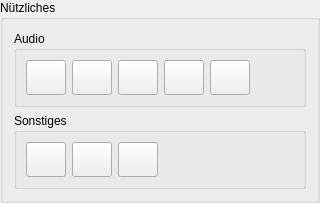
<?xml version="1.0" encoding="UTF-8"?>
<ui version="4.0">
 <class>ButtonBox</class>
 <widget class="QGroupBox" name="ButtonBox">
  <property name="geometry">
   <rect>
    <x>0</x>
    <y>0</y>
    <width>320</width>
    <height>175</height>
   </rect>
  </property>
  <property name="windowTitle">
   <string>GroupBox</string>
  </property>
  <property name="title">
   <string>Nützliches</string>
  </property>
  <layout class="QGridLayout" name="gridLayout">
   <item row="1" column="0">
    <widget class="QGroupBox" name="groupBox_2">
     <property name="title">
      <string>Audio</string>
     </property>
     <layout class="QHBoxLayout" name="horizontalLayout_2">
      <item>
       <widget class="QPushButton" name="pushButtonPause">
        <property name="sizePolicy">
         <sizepolicy hsizetype="Fixed" vsizetype="Fixed">
          <horstretch>0</horstretch>
          <verstretch>0</verstretch>
         </sizepolicy>
        </property>
        <property name="minimumSize">
         <size>
          <width>35</width>
          <height>35</height>
         </size>
        </property>
        <property name="toolTip">
         <string>Stoppt die Hintergrundmusik</string>
        </property>
        <property name="text">
         <string/>
        </property>
       </widget>
      </item>
      <item>
       <widget class="QPushButton" name="pushButtonSpring">
        <property name="sizePolicy">
         <sizepolicy hsizetype="Fixed" vsizetype="Fixed">
          <horstretch>0</horstretch>
          <verstretch>0</verstretch>
         </sizepolicy>
        </property>
        <property name="minimumSize">
         <size>
          <width>35</width>
          <height>35</height>
         </size>
        </property>
        <property name="toolTip">
         <string>Spielt Die Frühlingsmusik. (während des Würfelns)</string>
        </property>
        <property name="text">
         <string/>
        </property>
       </widget>
      </item>
      <item>
       <widget class="QPushButton" name="pushButtonSummer">
        <property name="sizePolicy">
         <sizepolicy hsizetype="Fixed" vsizetype="Fixed">
          <horstretch>0</horstretch>
          <verstretch>0</verstretch>
         </sizepolicy>
        </property>
        <property name="minimumSize">
         <size>
          <width>35</width>
          <height>35</height>
         </size>
        </property>
        <property name="toolTip">
         <string>Spielt die Sommermusik.</string>
        </property>
        <property name="text">
         <string/>
        </property>
       </widget>
      </item>
      <item>
       <widget class="QPushButton" name="pushButtonAutumn">
        <property name="sizePolicy">
         <sizepolicy hsizetype="Fixed" vsizetype="Fixed">
          <horstretch>0</horstretch>
          <verstretch>0</verstretch>
         </sizepolicy>
        </property>
        <property name="minimumSize">
         <size>
          <width>35</width>
          <height>35</height>
         </size>
        </property>
        <property name="toolTip">
         <string>Spielt die Herbstmusik</string>
        </property>
        <property name="text">
         <string/>
        </property>
       </widget>
      </item>
      <item>
       <widget class="QPushButton" name="pushButtonWinter">
        <property name="sizePolicy">
         <sizepolicy hsizetype="Fixed" vsizetype="Fixed">
          <horstretch>0</horstretch>
          <verstretch>0</verstretch>
         </sizepolicy>
        </property>
        <property name="minimumSize">
         <size>
          <width>35</width>
          <height>35</height>
         </size>
        </property>
        <property name="toolTip">
         <string>Spielt die Wintermusik.</string>
        </property>
        <property name="text">
         <string/>
        </property>
       </widget>
      </item>
      <item>
       <spacer name="horizontalSpacer_2">
        <property name="orientation">
         <enum>Qt::Horizontal</enum>
        </property>
        <property name="sizeHint" stdset="0">
         <size>
          <width>40</width>
          <height>20</height>
         </size>
        </property>
       </spacer>
      </item>
     </layout>
    </widget>
   </item>
   <item row="2" column="0">
    <widget class="QGroupBox" name="groupBox">
     <property name="title">
      <string>Sonstiges</string>
     </property>
     <layout class="QHBoxLayout" name="horizontalLayout">
      <item>
       <widget class="QPushButton" name="pushButtonWindowed">
        <property name="sizePolicy">
         <sizepolicy hsizetype="Fixed" vsizetype="Fixed">
          <horstretch>0</horstretch>
          <verstretch>0</verstretch>
         </sizepolicy>
        </property>
        <property name="minimumSize">
         <size>
          <width>35</width>
          <height>35</height>
         </size>
        </property>
        <property name="toolTip">
         <string>Zwischen Vollbild und Fenstermodus wechseln.</string>
        </property>
        <property name="text">
         <string/>
        </property>
       </widget>
      </item>
      <item>
       <widget class="QPushButton" name="pushButtonProjector">
        <property name="sizePolicy">
         <sizepolicy hsizetype="Fixed" vsizetype="Fixed">
          <horstretch>0</horstretch>
          <verstretch>0</verstretch>
         </sizepolicy>
        </property>
        <property name="minimumSize">
         <size>
          <width>35</width>
          <height>35</height>
         </size>
        </property>
        <property name="toolTip">
         <string>Aktuell ohne Funktion.</string>
        </property>
        <property name="text">
         <string/>
        </property>
        <property name="checkable">
         <bool>true</bool>
        </property>
       </widget>
      </item>
      <item>
       <widget class="QPushButton" name="pushButtonGeneratePixmaps">
        <property name="sizePolicy">
         <sizepolicy hsizetype="Fixed" vsizetype="Fixed">
          <horstretch>0</horstretch>
          <verstretch>0</verstretch>
         </sizepolicy>
        </property>
        <property name="minimumSize">
         <size>
          <width>35</width>
          <height>35</height>
         </size>
        </property>
        <property name="toolTip">
         <string>Generiert die Gebäudeansichten.</string>
        </property>
        <property name="text">
         <string/>
        </property>
       </widget>
      </item>
      <item>
       <spacer name="horizontalSpacer">
        <property name="orientation">
         <enum>Qt::Horizontal</enum>
        </property>
        <property name="sizeHint" stdset="0">
         <size>
          <width>40</width>
          <height>20</height>
         </size>
        </property>
       </spacer>
      </item>
     </layout>
    </widget>
   </item>
  </layout>
 </widget>
 <resources/>
 <connections/>
</ui>
